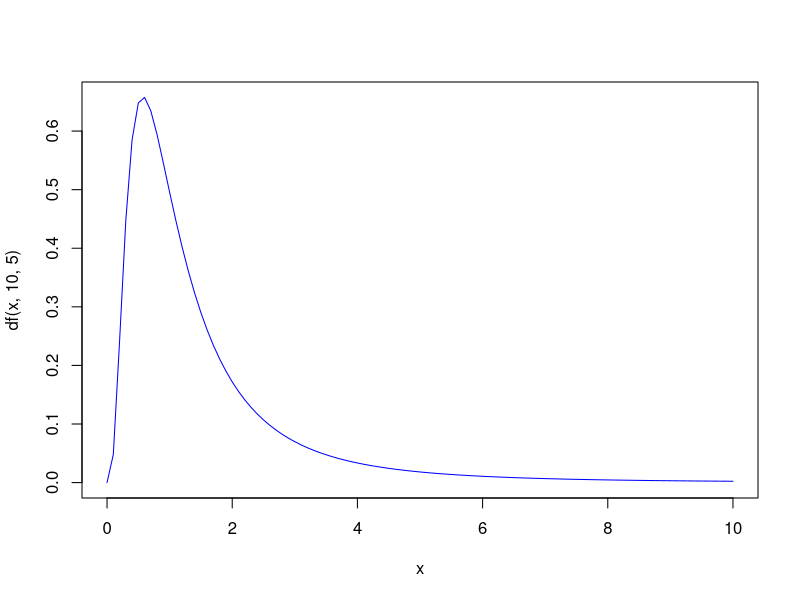

Recreate this plot in R.
## ---- chunk 1
knitr::opts_chunk$set(echo = TRUE)
## ---- chunk 2
d = read.csv("datos/kidiq.csv")
d$mom_hs = factor(d$mom_hs, labels = c("no", "si"))
d$mom_work = factor(d$mom_work, labels = c("notrabaja", "trabaja23", "trabaja1_parcial", "trabaja1_completo"))
## ---- chunk 3
m1 = lm(kid_score ~ . - mom_work, data = d)
summary(m1)
## ---- chunk 4
(beta_e = coefficients(m1))
## ---- chunk 5
(beta_se = sqrt(diag(vcov(m1))))
## ---- chunk 6
(t_value = beta_e/beta_se)
## ---- chunk 7
n = nrow(d)
k = 3
(pvalores = 2*pt(abs(t_value), df = n - k -1, lower.tail = F))
## ---- chunk 8
data.frame(beta_e, beta_se, t_value, pvalores)
## ---- chunk 9
confint(m1)
summary(m1)
## ---- chunk 10
(chisq_0 = sum(resid(m1)^2)/20^2)
# limites del contraste bilateral
c(qchisq(0.05/2,df = n-k-1), qchisq(1-0.05/2,df = n-k-1))
## ---- chunk 11
curve(df(x,10,5), from = 0, to = 10, col = "blue")
## ---- chunk 12
(SCT = sum((d$kid_score - mean(d$kid_score))^2) )
(SCR = sum(resid(m1)^2))
(SCM = SCT - SCR)
(F_0 = SCM/k/(SCR/(n-k-1)))
(F_alfa = qf(0.05, df1 = k, df2 =n-5-1))
# pvalor
1 - pf(F_0, k, n-k-1)
## ---- chunk 13
summary(m1)
## ---- chunk 14
m2 = lm(kid_score ~ mom_hs + mom_iq, data = d)
(SCR2 = sum(resid(m2)^2))
m = 2
(F_0 = ((SCR2 - SCR)/(k-m))/(SCR/(n-k-1)))
# F_alfa
qf(0.95, k-m, n-k-1)
# pvalor
1-pf(F_0, k-m, n-k-1)
## ---- chunk 15
anova(m2, m1)
## ---- chunk 16
m3 = lm(kid_score ~ 1, d)
## ---- chunk 17
anova(m3, m1)
## ---- chunk 18
m4 = lm(kid_score ~ mom_hs, data = d)
(SCR4 = sum(resid(m4)^2))
m = 1
(F_0 = ((SCR4 - SCR)/(k-m))/(SCR/(n-k-1)))
# F_alfa
qf(0.05, k-m, n-k-1)
# pvalor
1-pf(F_0, k-m, n-k-1)
## ---- chunk 19
anova(m4, m1)
## ---- chunk 20
m5 = lm(kid_score ~ mom_hs + I(mom_iq + mom_age), data = d)
(SCR5 = sum(resid(m5)^2))
m = 2
(F_0 = ((SCR5 - SCR)/(k-m))/(SCR/(n-k-1)))
# pvalor
1-pf(F_0, k-m, n-k-1)
## ---- chunk 21
anova(m5,m1)
## ---- chunk 22
beta_var = vcov(m1)
(t0 = (coef(m1)[3] - coef(m1)[4])/sqrt(beta_var[3,3] + beta_var[4,4] - 2*beta_var[3,4]))
# pvalor
2*pt(abs(t0), n - k - 1, lower.tail = F)
